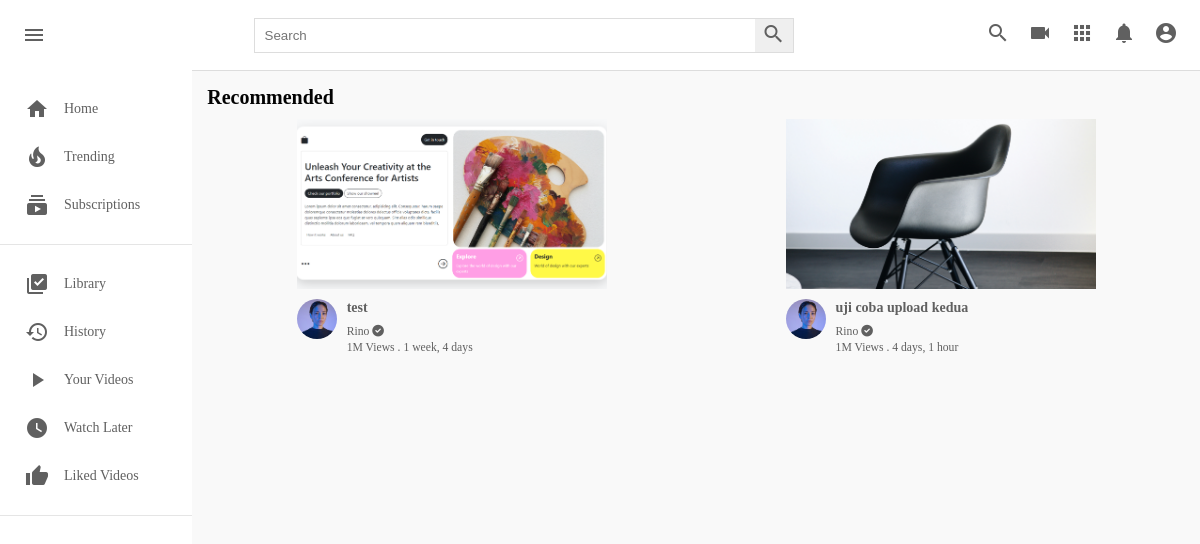
/, run on an earlier commit of the app's database.
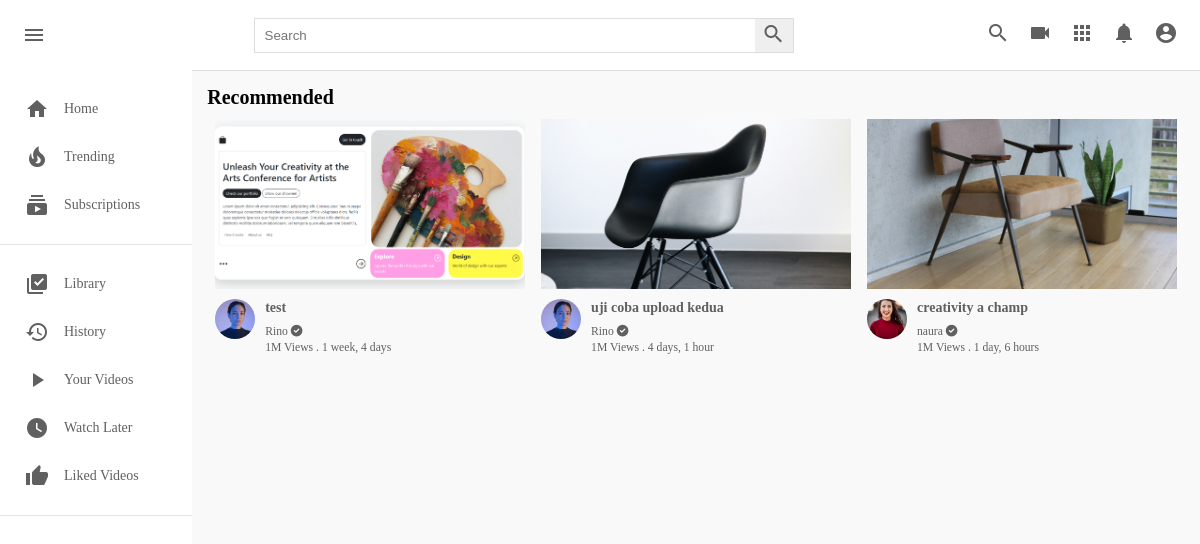
And on a later commit of the database.
### youtubeClone/models.py (models this page shows, shortened)
class Video(models.Model):
    video = models.FileField(upload_to=user_directory_path, null=True)
    thumbnail = models.ImageField(upload_to=thumbnail_directory_path, null=True)
    title = models.CharField(max_length=100)
    description = models.TextField()
    tags = TaggableManager()
    visibility = models.CharField(choices=VISIBILITY, max_length=100, default='public')
    created_at = models.DateTimeField(auto_now_add=True)
    updated_at = models.DateTimeField(auto_now=True)
    user = models.ForeignKey(User, on_delete=models.SET_NULL, null=True)
    views = models.PositiveIntegerField(default=0)
    likes = models.ManyToManyField(User, related_name='video_likes')
    is_featured = models.BooleanField(default=False)
    channel = models.ForeignKey(Channel, on_delete=models.CASCADE, related_name="channel_videos", null=True, blank=True)

### userauths/models.py (models this page shows, shortened)
class User(AbstractUser):
    email = models.EmailField(unique=True, null=True)
    username = models.CharField(max_length=100)
    USERNAME_FIELD = 'email'
    REQUIRED_FIELDS = ['username']

class Profile(models.Model):
    user = models.OneToOneField(User, on_delete=models.CASCADE)
    saved_videos = models.ManyToManyField(Video, related_name='saved_videos', blank=True, null=True)
    profile_picture = models.ImageField(upload_to='profile_pictures/', null=True, blank=True)
    bio = models.TextField(max_length=500, null=True, blank=True)
    location = models.CharField(max_length=100, null=True, blank=True)
    birth_date = models.DateField(null=True, blank=True)

### youtubeClone/views.py (the view)
# urls.py: path('', views.index, name="index"),
def index(request):
    videos = Video.objects.all()
    context = {
        "videos": videos,
    }
    return render(request, "index.html", context)

### templates/index.html (shortened to what this page needs)
{% load static %}
<!DOCTYPE html>
<html lang="en">
<head>
    <link rel="stylesheet" href=" {% static "css/style.css" %}" type="text/css">
    <link rel="stylesheet" href="https://use.fontawesome.com/releases/v6.0.0/css/all.css" />
</head>
<body>
    <div class="header">
        <div class="header__left">
            <i id="menu" class="material-icons">menu</i>
            <a href="index.html">
            </a>
        </div>
        <div class="header__search">
            <form action="">
                <input type="text" placeholder="Search">
                <button><i class="material-icons">search</i></button>
            </form>
        </div>
        <div class="header__icons">
            <i class="material-icons display-this">search</i>
            <i class="material-icons ">videocam</i>
            <i class="material-icons">apps</i>
            <i class="material-icons display-this">notifications</i>
            <a href="channel.html"><i id="drop-down" class="material-icons display-this">account_circle</i></a>
        </div>
    </div>
    <div class="mainBody">
        <div class="sidebar">
            <div class="sidebar__categories">
                <a href="index.html">
                    <div class="sidebar__category">
                        <i class="material-icons">home</i>
                        <span>Home</span>
                    </div>
                </a>
                <div class="sidebar__category">
                    <i class="material-icons">local_fire_department</i>
                    <span>Trending</span>
                </div>
                <div class="sidebar__category">
                    <i class="material-icons">subscriptions</i>
                    <span>Subscriptions</span>
                </div>
            </div>
            <hr>
            <div class="sidebar__categories">
                <div class="sidebar__category">
                    <i class="material-icons">library_add_check</i>
                    <span>Library</span>
                </div>
                <div class="sidebar__category">
                    <i class="material-icons">history</i>
                    <span>History</span>
                </div>
                <a href="channel-videos.html">
                    <div class="sidebar__category">
                        <i class="material-icons">play_arrow</i>
                        <span>Your Videos</span>
                    </div>
                </a>
                <div class="sidebar__category">
                    <i class="material-icons">watch_later</i>
                    <span>Watch Later</span>
                </div>
                <div class="sidebar__category">
                    <i class="material-icons">thumb_up</i>
                    <span>Liked Videos</span>
                </div>
            </div>
            <hr>
        </div>
        <div class="videos">
            <div class="drop-down-container">
                <h1>Recommended</h1>
            </div>
            <div class="videos__container">
                 {% for v in videos %}
                <div class="video">
                    <div class="video__thumbnail">
                        <img src="{{ v.thumbnail.url }}" alt="">
                    </div>
                    <div class="video__details">
                        <div class="author">
                            <a href="{% url "channel_view" v.user.id %}"><img src="{{ v.user.profile.profile_picture.url }}" alt=""></a>
                        </div>
                        <div class="title">
                            <h3><a href="{% url "video_detail" v.id %}">{{ v.title }} </a></h3>
                            <a href=""><small>{{ v.user.first_name }} <i class="fas fa-check-circle"></i></small></a>
                            <span><small>1M Views . {{v.created_at | timesince }}</small></span>
                        </div>
                    </div>
                </div>
                {% endfor %}
            </div>
        </div>
    </div>
</body>
</html>

### youtubeClone/static/css/style.css (style rules this page uses)
* { margin: 0; padding: 0; box-sizing: border-box; }
body { font-family: poppins; }
.material-icons { color: rgb(96, 96, 96); }
.header { display: flex; justify-content: space-between; align-items: center; height: 70px; padding: 15px; }
.header__left { display: flex; align-items: center; }
.header i { padding: 0 7px; cursor: pointer; }
.header__search form { border: 1px solid #ddd; height: 35px; margin: 0; padding: 0; display: flex; }
.header__search input { width: 500px; padding: 10px; margin: 0; border-radius: 0; border: none; height: 100%; }
.header__search button { padding: 0; margin: 0; height: 100%; border: none; border-radius: 0; }
.mainBody { height: calc(100vh - 70px); display: flex; overflow: hidden; }
.sidebar { height: 100%; width: 230px; background-color: white; overflow-y: scroll; }
.sidebar__categories { width: 100%; display: flex; flex-direction: column; margin-bottom: 15px; margin-top: 15px; }
.sidebar__category { display: flex; align-items: center; padding: 12px 25px; }
.sidebar__category span { margin-left: 15px; }
hr { height: 1px; background-color: #e5e5e5; border: none; }
.videos { background-color: #f9f9f9; width: 100%; height: 100%; padding: 15px 15px; border-top: 1px solid #ddd; overflow-y: scroll; }
.videos__container { display: flex; flex-direction: row; justify-content: space-around; flex-wrap: wrap; }
.video { width: 310px; margin-bottom: 30px; }
.video__thumbnail { width: 100%; height: 170px; }
.video__thumbnail img { object-fit: cover; height: 100%; width: 100%; }
.author img { object-fit: cover; border-radius: 50%; height: 40px; width: 40px; margin-right: 10px; }
.video__details { display: flex; margin-top: 10px; }
.title { display: flex; flex-direction: column; }
.title h3 { color: rgb(3, 3, 3); line-height: 18px; font-size: 14px; margin-bottom: 6px; }
.title a, span { text-decoration: none; color: rgb(96, 96, 96); font-size: 14px; }
h1 { font-size: 20px; margin-bottom: 10px; color: rgb(3, 3, 3); }
.drop-down-container { display: flex; align-items: center; justify-content: space-between; }
a { text-decoration: none; }

What changed in the data, as far as the page shows it:
added Video: thumbnail (picture), user.profile.profile_picture (picture), title "creativity a champ", user.first_name "naura", created_at "1 day, 6 hours"
